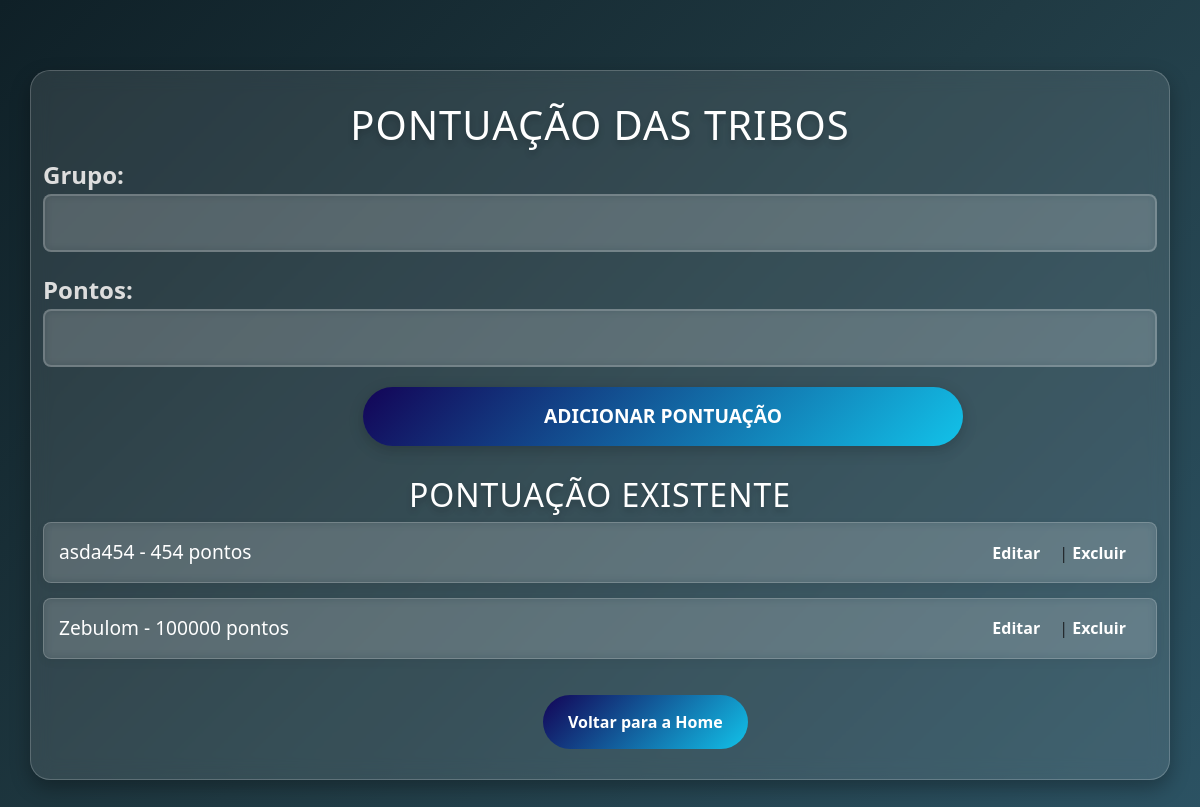
Screenshot of /pontuacao with the database file from the repository.
### app.py (models this page shows)
class Pontuacao(db.Model):
    id = db.Column(db.Integer, primary_key=True)
    grupo = db.Column(db.String(50), nullable=False)
    pontos = db.Column(db.Integer, default=0)

### app.py (the view, shortened to what this page needs)
@app.route("/pontuacao", methods=['GET', 'POST'])
def pontuacao():
    pontuacoes_lista = Pontuacao.query.all()
    return render_template("pontuacao.html", pontuacoes=pontuacoes_lista)

### templates/pontuacao.html (shortened to what this page needs)
<!DOCTYPE html>
<html lang="pt-br">
<head>
    <link rel="stylesheet" href="{{ url_for('static', filename='css/pontuacao.css') }}">
    <link href="https://cdn.jsdelivr.net/npm/bootstrap@5.3.0-alpha1/dist/css/bootstrap.min.css" rel="stylesheet">
</head>
<body>
    <div class="container">
        <h1 style="color: white;">Pontuação das Tribos</h1>
        <form method="POST">
            <label for="grupo">Grupo:</label>
            <input type="text" name="grupo" required>
            <label for="pontos">Pontos:</label>
            <input type="number" name="pontos" required>
            <button type="submit" class="submit-btn">Adicionar Pontuação</button>
        </form>
        <h2 style="color: white;">Pontuação Existente</h2>
        <ul class="meta-list">
            {% for pontuacao in pontuacoes %}
                <li class="meta-item">
                    <span class="meta-text">{{ pontuacao.grupo }} - {{ pontuacao.pontos }} pontos</span>
                    <div class="actions">
                        <a href="{{ url_for('editar_pontuacao', id=pontuacao.id) }}">Editar</a> |
                        <a href="{{ url_for('excluir_pontuacao', id=pontuacao.id) }}" class="delete">Excluir</a>
                    </div>
                </li>
            {% endfor %}
        </ul>
        <a href="{{ url_for('home') }}" class="back-btn">Voltar para a Home</a>
    </div>
</body>
</html>

### static/css/pontuacao.css (style rules this page uses)
* { margin: 0; padding: 0; box-sizing: border-box; }
body { font-family: 'Roboto', sans-serif; background: linear-gradient(135deg, #0f2027, #203a43, #2c5364); color: #fff; display: flex; justify-content: center; align-items: center; min-height: 100vh; padding: 20px; }
.container { width: 100%; max-width: 900px; margin: 50px auto; padding: 30px; background: rgba(255, 255, 255, 0.1); border-radius: 20px; box-shadow: 0 8px 20px rgba(0, 0, 0, 0.3); backdrop-filter: blur(10px); border: 1px solid rgba(255, 255, 255, 0.2); transition: transform 0.3s ease-in-out; }
h1, h2 { text-align: center; margin-bottom: 10px; text-transform: uppercase; letter-spacing: 1px; text-shadow: 0 4px 6px rgba(0, 0, 0, 0.2); }
form { margin-bottom: 30px; }
label { font-size: 1.5rem; font-weight: bold; margin-bottom: 1px; display: block; color: #ddd; }
input[type="text"], input[type="number"] { width: 100%; padding: 15px; margin-bottom: 20px; border: 2px solid rgba(255, 255, 255, 0.2); border-radius: 8px; font-size: 1rem; background: rgba(255, 255, 255, 0.1); color: #fff; transition: all 0.3s ease-in-out; backdrop-filter: blur(5px); }
button.submit-btn { width: 100%; padding: 15px; background: linear-gradient(135deg, #130457, #12c2e9); color: #fff; border: none; border-radius: 50px; font-size: 1.2rem; font-weight: bold; cursor: pointer; text-transform: uppercase; transition: all 0.4s ease; box-shadow: 0 4px 15px rgba(0, 0, 0, 0.2); max-width: 600px; position: relative; left: 320px; }
.meta-list { list-style-type: none; padding-left: 0; }
.meta-item { background: rgba(255, 255, 255, 0.1); border-radius: 8px; padding: 15px; margin-bottom: 15px; display: flex; justify-content: space-between; align-items: center; box-shadow: 0 3px 10px rgba(0, 0, 0, 0.05); transition: transform 0.3s ease-in-out; border: 1px solid rgba(255, 255, 255, 0.2); backdrop-filter: blur(5px); }
.meta-text { font-size: 1.2rem; color: #fff; }
.actions a { text-decoration: none; color: #ffffff; font-weight: bold; margin-right: 15px; transition: color 0.3s ease; }
.back-btn { display: inline-block; background: linear-gradient(135deg, #130457, #12c2e9); color: #fff; padding: 15px 25px; text-decoration: none; border-radius: 50px; margin-top: 20px; text-align: center; font-weight: bold; transition: all 0.3s ease; max-width: 600px; position: relative; left: 500px; }
.delete { color: #ffffff; font-weight: bold; transition: color 0.3s ease; }

### rows the page displays
Pontuacao: grupo "asda454", pontos "454"
Pontuacao: grupo "Zebulom", pontos "100000"
